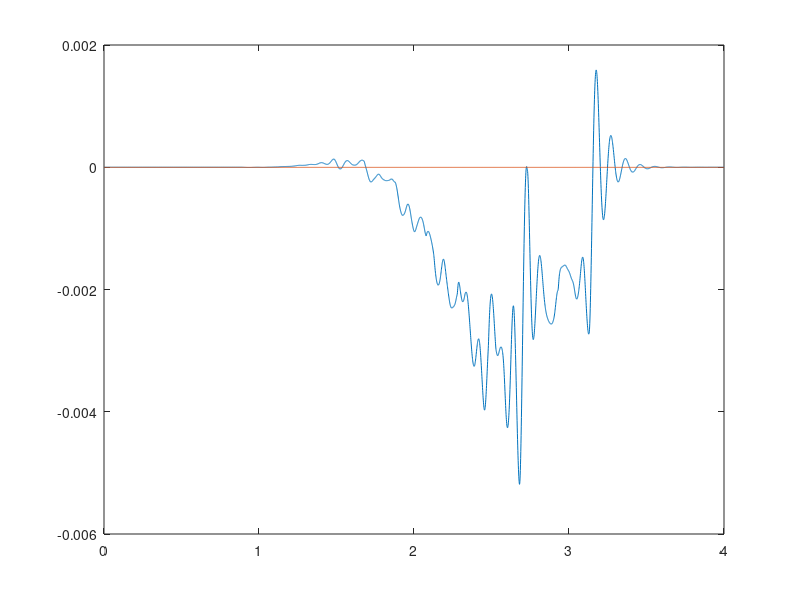

The MATLAB script that drew this image:
clear; close all; clc;
dyna= load('dynamic.txt');
stat= load('static.txt');
t= 0:0.001:4;
plot(t,dyna);
hold on
plot(t,stat);
hold off
dn=dyna(dyna~=0);
sta= stat(stat~=0);
I=(max(abs(dn))-max(abs(sta)))/max(abs(sta));
fprintf([' Impact factor is=' num2str(I) '\n'])